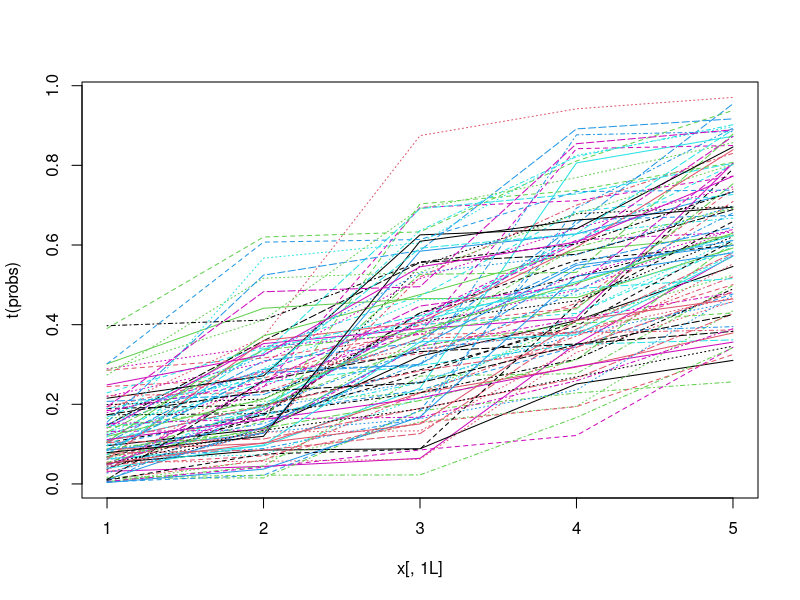

Write R code to recreate this figure.
#This is the in class work from advanced clinical trials 08/28/2023

#1 Generate 100 dose-toxicity curves below
#Choose the MTD
#Study dose levels
stdolv <- c(0.10, 0.2, 0.25, 0.3, 0.4)
j <- c(1, 2, 3, 4, 5)
J <- 5


#Randomly sample M~Beta(max(J - j, 0.50, 1)) and set upper bound B = theta + (1 - theta) x M
j <- round(runif(100, 0.5, 5.49))

for(i in 1:100){
  m <- rbeta(100, max(J - j[i], 0.5), 1)
}

df <- as.data.frame(m)
df$j <- j

df$b <- 0.25 + (1 - 0.25) * df$m

probs <- data.frame(f1 = rep(0, 100), f2 = rep(0, 100), f3 = rep(0, 100), f4 = rep(0, 100), f5 = rep(0, 100))


for(i in 1:100){
  probs[i, ] <- sort(runif(J, 0, df$b[i]))
}

matplot(y = t(probs), type = "l")


probs[2, ] <- sort(runif(J, 0, df$b[2]))
